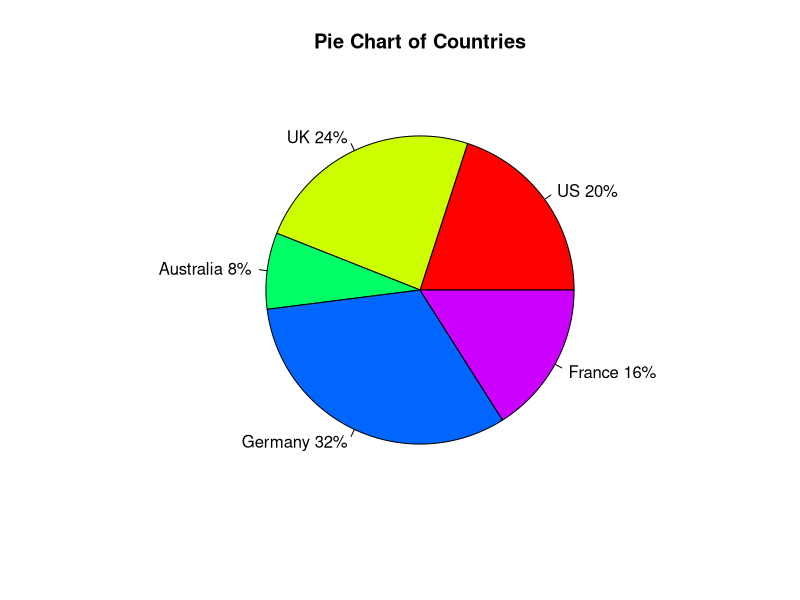
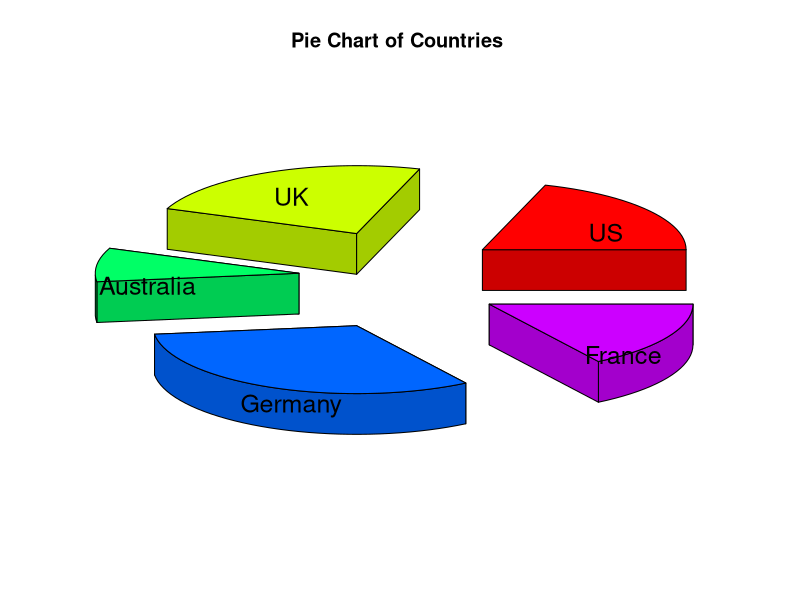
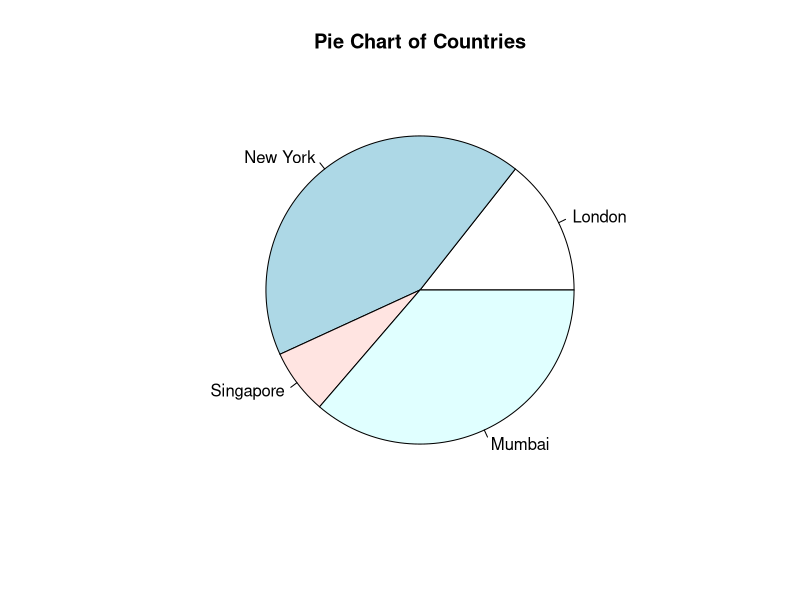

Here is the R script that generated these plots, in order:
# Create data for the graph.
x <- c(21, 62, 10, 53)
labels <- c("London", "New York", "Singapore", "Mumbai")

# Give the chart file a name.
png(file = "F:/Rprogramming/Citi_R_04042018/city.jpg")

# Plot the chart.
pie(x,labels, main="Pie Chart of Countries")
#pie(x, labels, main="Pie Chart of Countries")
# Save the file.
dev.off()

#annotated
slices <- c(10, 12, 4, 16, 8) 
lbls <- c("US", "UK", "Australia", "Germany", "France")
pct <- round(slices/sum(slices)*100)
lbls <- paste(lbls, pct) # add percents to labels 
lbls <- paste(lbls,"%",sep="") # ad % to labels 
pie(slices,labels = lbls, col=rainbow(length(lbls)),
    main="Pie Chart of Countries")
# 3D Exploded Pie Chart
library(plotrix)
slices <- c(10, 12, 4, 16, 8) 
lbls <- c("US", "UK", "Australia", "Germany", "France")
pie3D(slices,labels=lbls,explode=0.5,
      main="Pie Chart of Countries ")